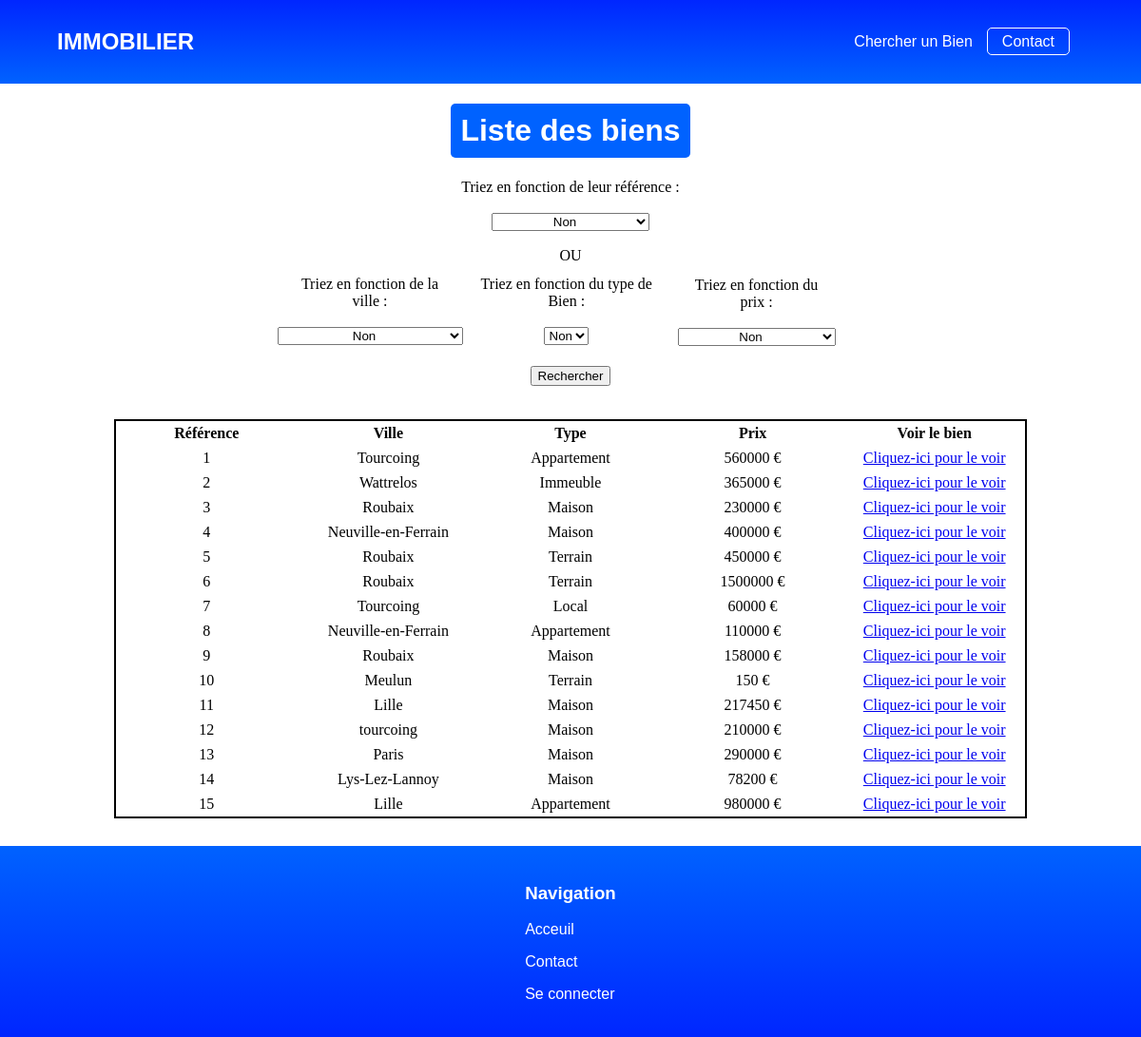
/vuescontroleurs/pageListeBien.php, run on the app's committed database.
### tables this page shows
CREATE TABLE `biens` (
  `idBien` int(50) NOT NULL,
  `descript` varchar(2000) NOT NULL,
  `prix` int(254) NOT NULL,
  `adresse` varchar(100) NOT NULL,
  `ville` varchar(75) NOT NULL,
  `codeP` varchar(10) NOT NULL,
  `surfBien` int(254) NOT NULL,
  `surfJardin` int(254) DEFAULT NULL,
  `nbPièce` int(254) DEFAULT NULL,
  `idType` int(10) NOT NULL,
  `titre` varchar(1000) NOT NULL
);

CREATE TABLE `types` (
  `idTypes` int(10) NOT NULL,
  `libelle` varchar(25) NOT NULL
);

### autres/listerTousLesBiens.php (the view, shortened to what this page needs)
<?php
$pdo = connexionBDD();
?>
<?php
    $reponse = $pdo->query('SELECT idBien,libelle,prix,ville FROM biens INNER JOIN types ON idType = idTypes order by idBien');
        echo '<center><div class="liste"><table>';
        echo '<tr>';
        echo '<th class="thliste">Référence</th>';
        echo '<th class="thliste">Ville</th>';
        echo '<th class="thliste">Type</th>';
        echo '<th class="thliste">Prix</th>';
        echo '<th class="thliste">Voir le bien</th>';
        echo '</tr>';
        while($unBien = $reponse->fetch()){
            echo '<tr>';
            echo '<td class="tdliste">' . $unBien['idBien'] . '</td>';
            echo '<td class="tdliste">' . $unBien['ville'] . '</td>';
            echo '<td class="tdliste">' . $unBien['libelle'] . '</td>';
            echo '<td class="tdliste">' . $unBien['prix'] .' €'. '</td>';
            echo '<td class="tdliste">' ?><a href="AfficherBien.php?id=<?php echo $unBien['idBien'] ?>"> Cliquez-ici pour le voir </a></td>
            <?php
            echo '</tr>';
        }
        echo '</table></div></center>';
?>

### vuescontroleurs/pageListeBien.php (shortened to what this page needs)
<head>
    <link rel="stylesheet" href="../css/style-listerBiens.css" media="screen" type="text/css" />
</head>
<body>
        <?php
          include('../inc/entete.inc');
        ?>
        <div id="page">
            <div id="contenu">
                <h1>Liste des biens</h1>
                <form method="post">
                <div class="blocfin">
                  <div class="colonne1">
                    <label for="formAjoutTypeBien">Triez en fonction de leur référence :</label>
                    <select name="ID" id="formAjoutTypeBien">
                      <option value="">Non</option>
                    </select>
                  </div>
                </div>
                <div id="ou">
                  <a>OU</a>
                </div>
                <div id="baspage">
                <div class="blocfin">
                  <div class="colonne2">
                    <label for="formAjoutTypeBien">Triez en fonction de la ville :</label>
                    <select name="VILLE" id="formAjoutTypeBien">
                      <option value="">Non</option>
                    </select>
                  </div>
                </div>
                <div class="blocfin">
                  <div class="colonne2">
                    <label for="formAjoutTypeBien">Triez en fonction du type de Bien :</label>
                    <select name="TYPE" id="formAjoutTypeBien">
                      <option value="">Non</option>
                    </select>
                  </div>
                </div>
                <div class="blocfin">
                  <div class="colonne2">
                    <label for="formAjoutTypeBien">Triez en fonction du prix :</label>
                    <select name="PRIX" id="formAjoutTypeBien">
                    <option value="">Non</option>
                    </select>
                  </div>
                </div>
                </div>
                <div id="rechercher">
                <input type="submit" value="Rechercher">
                </div>
                </form>
                <div id="liste">
                  <?php
                    if (isset($_POST["ID"]) || isset($_POST["VILLE"]) || isset($_POST["TYPE"]) || isset($_POST["PRIX"])){
                      include('../autres/listerBiens.php');
                    }
                    else{
                      include('../autres/listerTousLesBiens.php');
                    }
    	          ?>
                </div>
            </div>
        </div>
        <?php
          include('../inc/piedDePage.inc');
        ?>
</body>
</html>

### inc/entete.inc (shortened to what this page needs)
<head>
    <link rel="stylesheet" href="../css/styleheader.css">
</head>
<html>
    <header>
        <nav>
            <h1><a href="../index.html">Immobilier</a></h1>
            <div class="right">
                <p><a href="../vuescontroleurs/formRechercheBien.php">Chercher un Bien</a></p>
                <p><a class="btn-contact" href="../vuescontroleurs/contact.php">Contact</a></p>
            </div>
        </nav>
    </header>
</html>

### inc/piedDePage.inc
<head>
    <link rel="stylesheet" href="../css/stylefooter.css">
</head>
<html>
    <footer>
        <div class="column">
            <h3>Navigation</h3>
            <p><a href="../index.html">Acceuil</a></p>
            <p><a class="btn-contact" href="../vuescontroleurs/contact.php">Contact</a></p>
            <?php
            if (isset($_SESSION['login'])){
            ?>
                <p><a class="btn-connexion" href="../autres/deconnexion.php">Se déconnecter</a></p>
            <?php
            }
            else{
            ?>
                <p><a class="btn-connexion" href="../vuescontroleurs/login.php">Se connecter</a></p>
            <?php
            }
            ?>
        </div>
    </footer>
</html>

### css/style-listerBiens.css (style rules this page uses)
body { margin: 0; }
#page { width: 100%; display: flex; justify-content: center; }
#contenu { width:80%; display: flex; flex-direction: column; align-items:center; }
#contenu h1 { color: white; font-family: Arial, Helvetica, sans-serif; font-weight: 600; padding:10px; background-color: #0062ff; border-radius: 5px; text-align: center; }
#liste { margin-top:2%; margin-right: auto; }
option { font-family: Arial, Helvetica, sans-serif; margin:3px; }
table { table-layout: fixed; width: 100%; border-collapse: collapse; border: 2px solid black; margin-bottom:3%; }
th, td { padding: 4px; text-align: center; }
.blocfin { text-align:center; display:flex; flex-direction:row; }
.colonne1 { width:100%; margin-bottom:3%; display:flex; flex-direction:column; align-items:center; }
.colonne2 { width:84%; margin-top:5%; margin-bottom:10%; display:flex; flex-direction:column; align-items:center; }
#baspage { display:flex; flex-direction:row; align-items:center; justify-content:center; }
#ou { width:100%; text-align:center; }
select { text-align:center; }
#rechercher { display:flex; flex-direction:column; align-items:center; }

### css/styleheader.css (style rules this page uses)
header { background: linear-gradient( #0026ff,#0062ff); font-family: Arial, Helvetica, sans-serif; }
header nav { padding: 30px 5%; display: flex; flex-wrap: wrap; justify-content: space-between; align-items: center; }
header nav h1 { margin: 0; text-transform: uppercase; }
header nav h1 a { text-decoration: none; color: #ffffff;; }
header nav .right { display: flex; align-items: center; }
header nav .right p { margin: 0 15px 0 0; }
header nav .right p a { color: #ffffff; text-decoration: none; letter-spacing: 0px; transition: letter-spacing 0.3s, color 0.3s; }
header nav .right .btn-contact { color: #ffffff; padding: 5px 15px; font-size: 16px; background-color: inherit; border: 1px solid #ffffff; border-radius: 5px; cursor: pointer; transition: 0.3s; }

### css/stylefooter.css (style rules this page uses)
footer { position: sticky; top: 100%; margin: 0; padding: 20px; background: linear-gradient( #0062ff,#0026ff); display: flex; flex-wrap: wrap; justify-content: space-around; }
footer h3 { color: white; font-family: Arial, Helvetica, sans-serif; font-weight: 800; }
footer p { font-family: Arial, Helvetica, sans-serif; cursor: pointer;footer letter-spacing: 0px; transition: letter-spacing 0.3s, color 0.3s; }
footer a { text-decoration: none; color: white; }

### data on the page
biens: idBien "1", ville "Tourcoing", idType.libelle "Appartement", prix "560000"
biens: idBien "2", ville "Wattrelos", idType.libelle "Immeuble", prix "365000"
biens: idBien "3", ville "Roubaix", idType.libelle "Maison", prix "230000"
biens: idBien "4", ville "Neuville-en-Ferrain", idType.libelle "Maison", prix "400000"
biens: idBien "5", ville "Roubaix", idType.libelle "Terrain", prix "450000"
biens: idBien "6", ville "Roubaix", idType.libelle "Terrain", prix "1500000"
biens: idBien "7", ville "Tourcoing", idType.libelle "Local", prix "60000"
biens: idBien "8", ville "Neuville-en-Ferrain", idType.libelle "Appartement", prix "110000"
biens: idBien "9", ville "Roubaix", idType.libelle "Maison", prix "158000"
biens: idBien "10", ville "Meulun", idType.libelle "Terrain", prix "150"
biens: idBien "11", ville "Lille", idType.libelle "Maison", prix "217450"
biens: idBien "12", ville "tourcoing", idType.libelle "Maison", prix "210000"
biens: idBien "13", ville "Paris", idType.libelle "Maison", prix "290000"
biens: idBien "14", ville "Lys-Lez-Lannoy", idType.libelle "Maison", prix "78200"
biens: idBien "15", ville "Lille", idType.libelle "Appartement", prix "980000"
